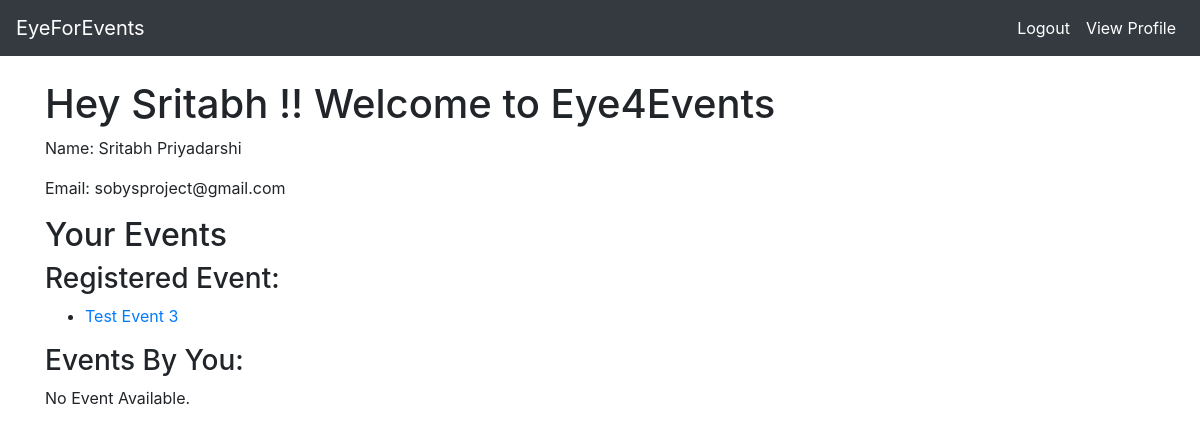
Page /user/profile/ (signed in) on the earlier database version.
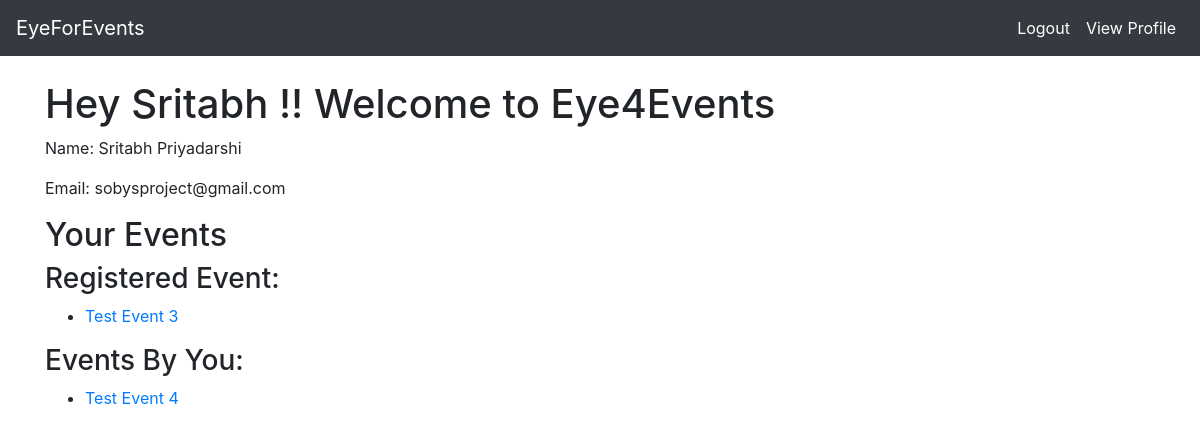
Same page on the later database version.
### events/models.py (models this page shows, shortened)
class Event(models.Model):
    id = models.UUIDField(primary_key=True, default=uuid.uuid4, editable=False) #unique id to differentiate between events
    name = models.CharField("name",max_length=200) #Event name
    description = models.CharField("description",max_length=2000,default="") #Event description
    max_capacity = models.PositiveSmallIntegerField("max_capacity",default=0) #0 for not applicable and >0 if there's a capacity
    location = models.CharField(max_length=500,default="")
    contact_number = models.PositiveSmallIntegerField("contact_number",default=0)
    alt_contact_number = models.PositiveSmallIntegerField("alt_contact_number",default=0)
    contact_email = models.EmailField(max_length=254)
    created_by = models.ForeignKey(settings.AUTH_USER_MODEL, on_delete=models.CASCADE,blank=True,related_name="created_by") #One to Many relationship
    participated_in = models.ManyToManyField(settings.AUTH_USER_MODEL,related_name="participated_in") #One to Many relationship showing user participated in events relation
    """
    ADD Possible params like created by and event data and last date
    User should be foreign keyed as Event will be associated with the user
    """
    last_date = models.DateTimeField(default = timezone.now())
    event_date = models.DateTimeField(default = timezone.now())
    pub_date = models.DateTimeField('Created On',auto_now_add=True) #Will be used to check how old is the posted events

### user/views.py (the view)
# urls.py: path('profile/',views.profile,name='profile'),
@login_required(login_url='/user/login/')
def profile(request):
    return render(request,"user/profile.html")

### user/templates/user/profile.html
{% extends 'user/base.html' %} {% block content %}
{% if user.is_authenticated %}
<h1>Hey {{user.first_name}} !! Welcome to Eye4Events</h1>
<p>Name: {{user.first_name}} {{ user.last_name}}</p>
<p>Email: {{user.email}}</p>
<h2>Your Events</h2>
<h3>Registered Event:</h3>
{% if user.participated_in %}
    <ul>
    {% for event in user.participated_in.all %}
        <li><a href="{% url 'events:detail' event.id %}">{{ event.name }}</a></li>
    {% endfor %}
    </ul>
{% else %}
    <p>No Event Available.</p>
{% endif %}
<h3>Events By You:</h3>
{% if user.created_by.all %}
    <ul>
    {% for event in user.created_by.all %}
        <li><a href="{% url 'events:detail' event.id %}">{{ event.name }}</a></li>
    {% endfor %}
    </ul>
{% else %}
    <p>No Event Available.</p>
{% endif %}
{% endif %} {% endblock %}

Differences in the rows shown:
added Event: name "Test Event 4", shown under "Events By You:"
Other differences:
text no longer shown: "No Event Available."
